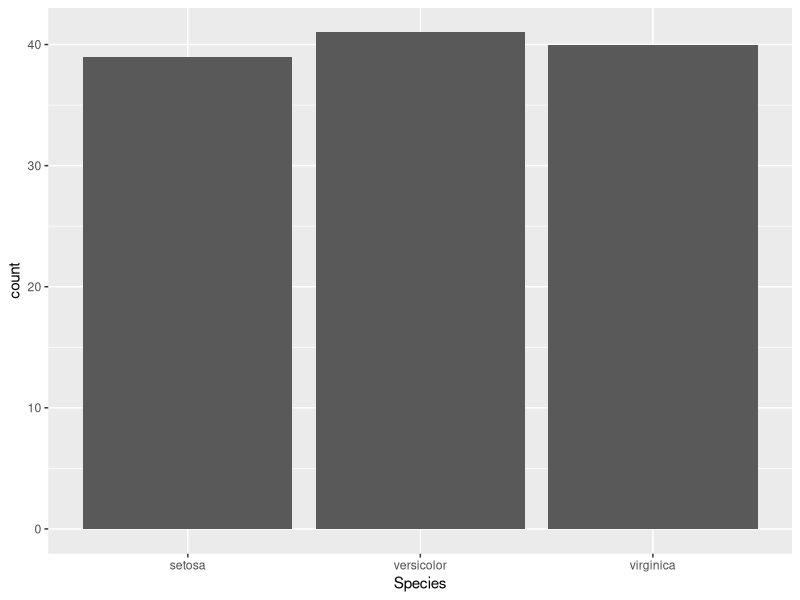
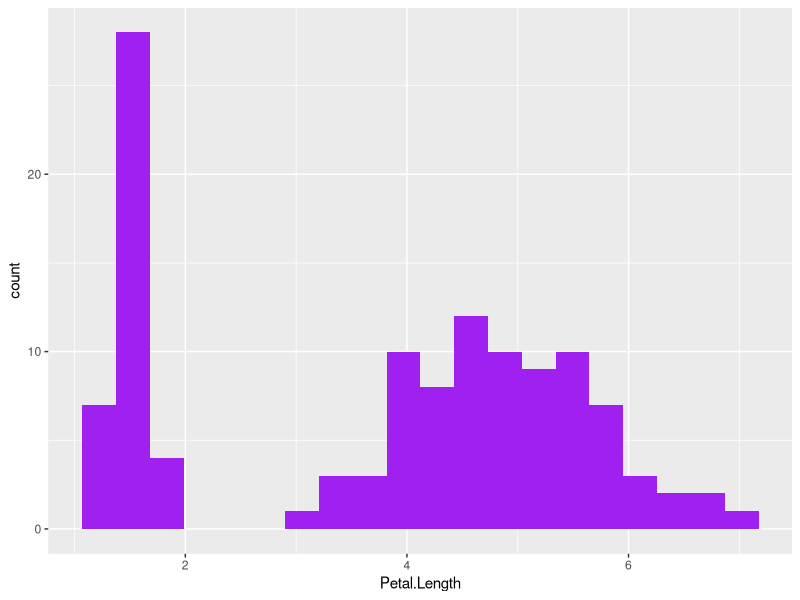
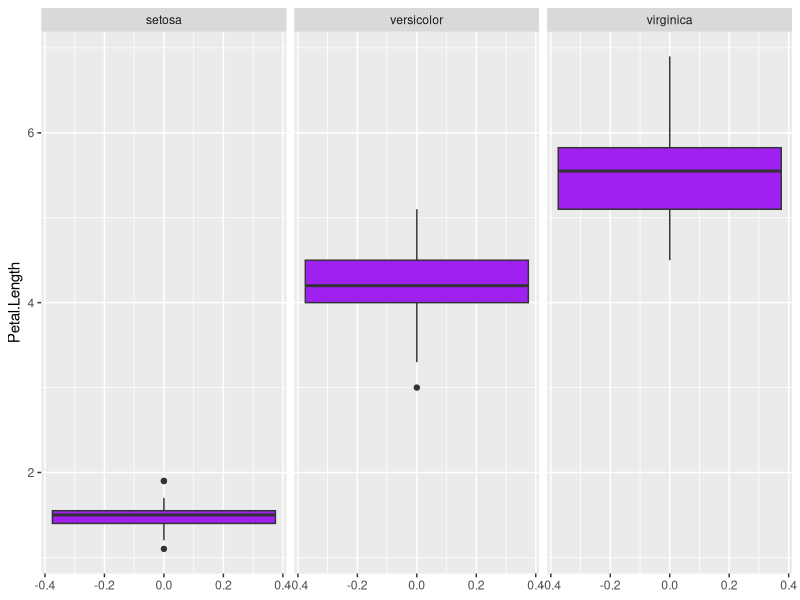
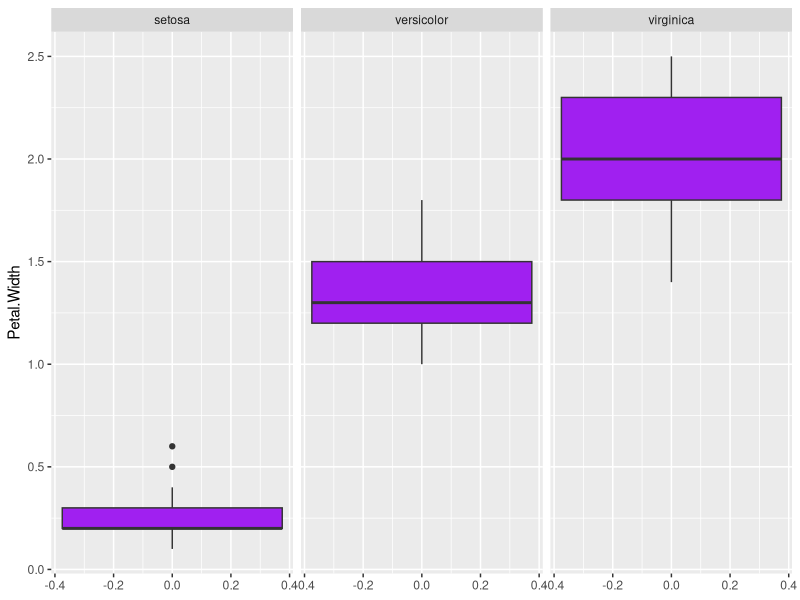
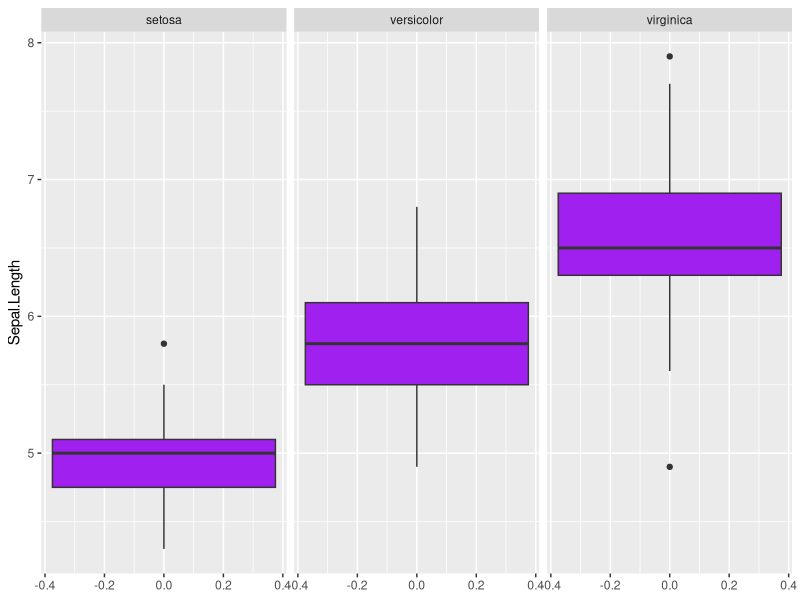
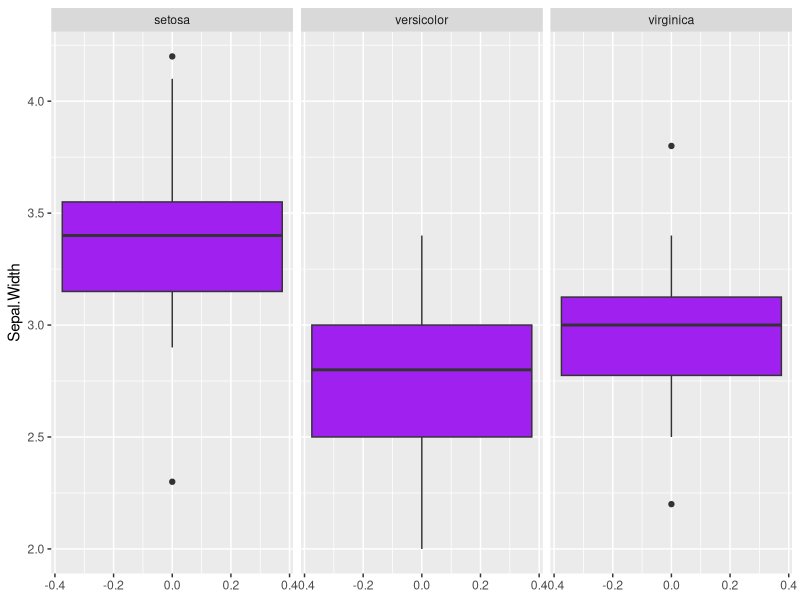
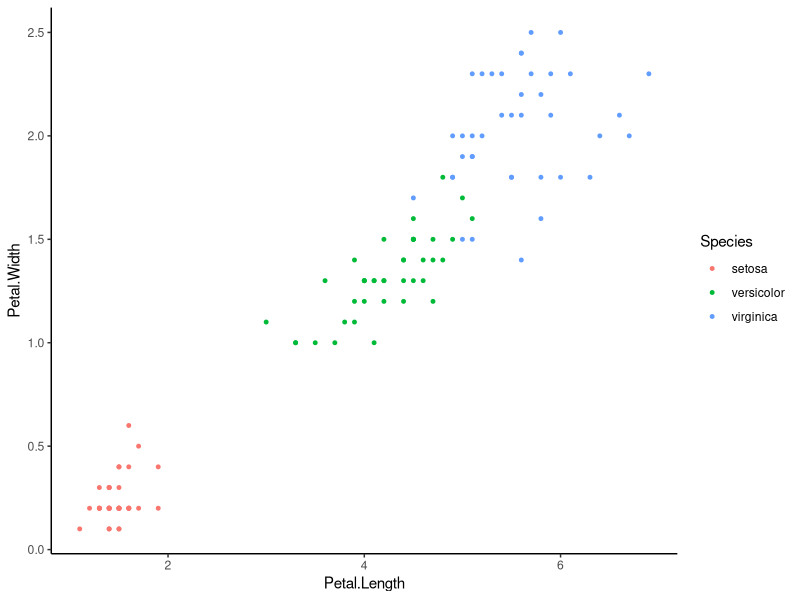

Recreate these plots in R, in order.
iris
library(ggplot2)
#passo 1: dividir em treino e teste

set.seed(1711)#deixa o embaralhamento na mesma ordem
iris <- iris[sample(nrow(iris)),] #embaralha a ordem
n <- round(0.8 *nrow(iris))#pega 80% dos 150 da iris
n 
treinamento <- iris[1:n,]#pega da primeira até a nlinha de iris
teste <- iris[-(1:n),]#pega o que n não pegou

ggplot(data = treinamento, aes(x = Species))+
  geom_bar()

ggplot(data = treinamento, aes(x = Petal.Length))+
  geom_histogram(bins=20, fill = "purple")
 
summary(treinamento$Petal.Length)

ggplot(data = treinamento, aes(y = Petal.Length))+
  geom_boxplot(fill = "purple")+
  facet_wrap(~Species)
#a setosa sempre tera um valor menor que qualquer outra petala

ggplot(data = treinamento, aes(y = Petal.Width))+
  geom_boxplot(fill = "purple")+
  facet_wrap(~Species)
#largura das petalas, a setosa tem a menor largura entre todas

ggplot(data = treinamento, aes(y = Sepal.Length))+
  geom_boxplot(fill = "purple")+
  facet_wrap(~Species)
#

ggplot(data = treinamento, aes(y = Sepal.Width))+
  geom_boxplot(fill = "purple")+
  facet_wrap(~Species)
 
ggplot(data = treinamento, aes(x = Petal.Length, y = Petal.Width, col = Species))+
  geom_point(size = 1)+
  theme_classic()



resultados<- c()
for(j in 1:nrow(teste)){
  if(teste$Petal.Length[j]<2.5){
    resultados[j]<-"setosa"
  }else{
    if(teste$Petal.Width[j]<1.75){
      resultados[j]<-"versicolor"
    }else{
      resultados[j]<-"virginica"
    }
  }
}
teste$Species == resultados
mean(teste$Species == resultados)
